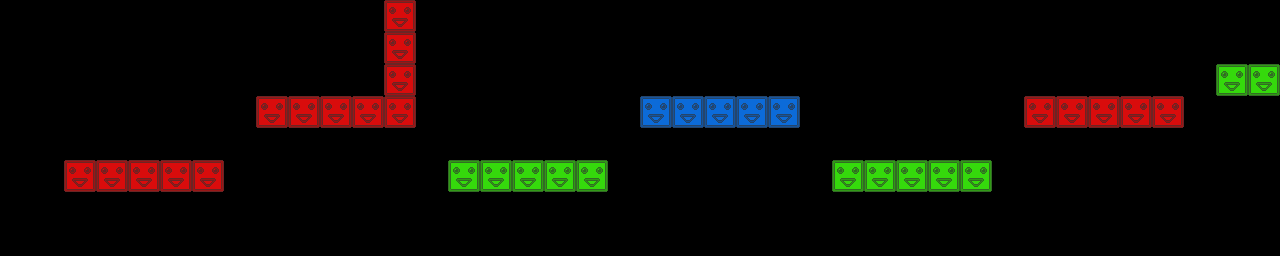

A level layout from a 2D game, rendered from its tile map. Below: a short description, then the map file with tile-grid data replaced by summaries:
An orthogonal 40x8 tile map with 32x32 px tiles, 3 tile layers (red, green, blue) and 10 objects.

<map version="1.0" orientation="orthogonal" renderorder="right-down" width="40" height="8" tilewidth="32" tileheight="32">
 <tileset firstgid="1" name="blocks" tilewidth="32" tileheight="32">
  <image source="blocks.png" width="96" height="32" />
 </tileset>
 <layer name="red" width="40" height="8">
  <data>[320 cells, 18 non-empty, 1 distinct tile ids]</data>
 </layer>
 <layer name="green" width="40" height="8">
  <data>[320 cells, 12 non-empty, 1 distinct tile ids]</data>
 </layer>
 <layer name="blue" width="40" height="8">
  <data>[320 cells, 5 non-empty, 1 distinct tile ids]</data>
 </layer>
 <objectgroup name="crystals">
  <object x="177" y="128">
   <ellipse />
  </object>
  <object x="507" y="129">
   <ellipse />
  </object>
  <object x="857" y="46">
   <ellipse />
  </object>
  <object x="942" y="145">
   <ellipse />
  </object>
  <object x="1109" y="81">
   <ellipse />
  </object>
  <object x="1235" y="40">
   <ellipse />
  </object>
 </objectgroup>
 <objectgroup name="spikes">
  <object x="225" y="61">
   <ellipse />
  </object>
  <object x="543" y="147">
   <ellipse />
  </object>
  <object x="720" y="46">
   <ellipse />
  </object>
  <object x="869" y="120">
   <ellipse />
  </object>
 </objectgroup>
</map>
